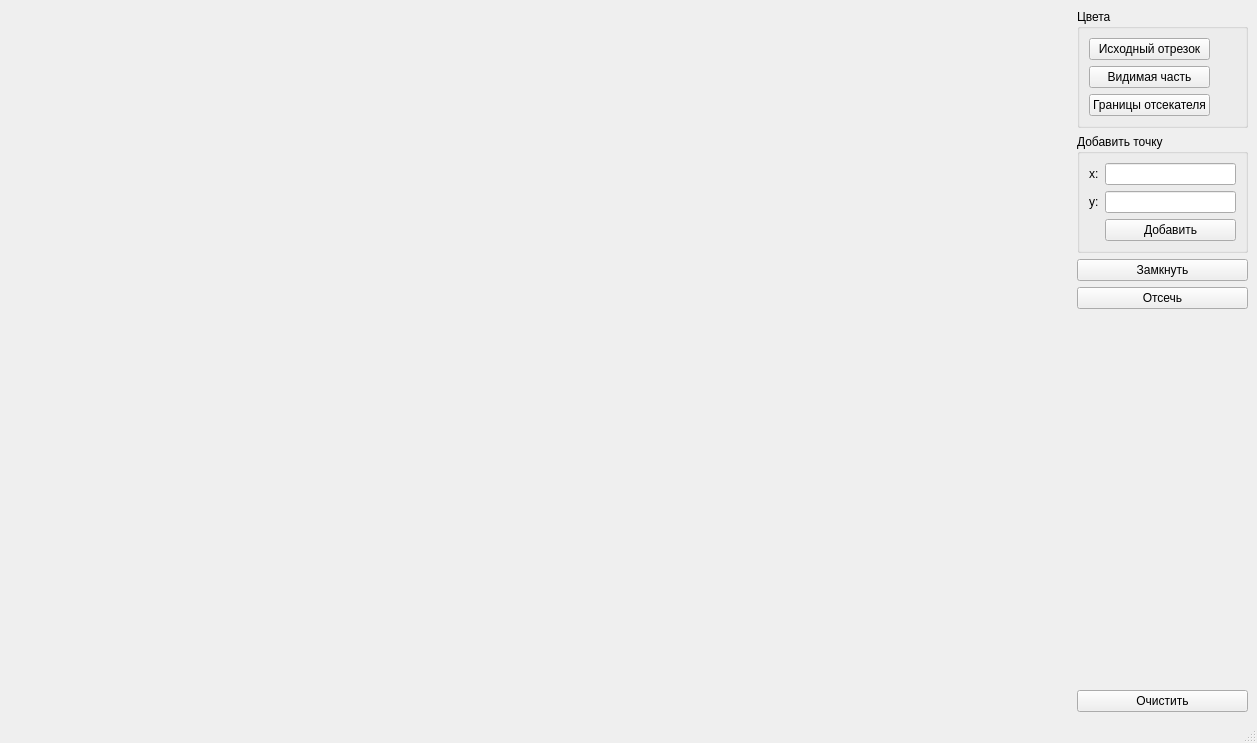
<?xml version="1.0" encoding="UTF-8"?>
<ui version="4.0">
 <class>MainWindow</class>
 <widget class="QMainWindow" name="MainWindow">
  <property name="geometry">
   <rect>
    <x>0</x>
    <y>0</y>
    <width>1257</width>
    <height>743</height>
   </rect>
  </property>
  <property name="windowTitle">
   <string>MainWindow</string>
  </property>
  <widget class="QWidget" name="centralwidget">
   <layout class="QHBoxLayout" name="horizontalLayout">
    <item>
     <widget class="canvas" name="field" native="true">
      <property name="sizePolicy">
       <sizepolicy hsizetype="Preferred" vsizetype="Preferred">
        <horstretch>1</horstretch>
        <verstretch>0</verstretch>
       </sizepolicy>
      </property>
      <property name="sizeIncrement">
       <size>
        <width>0</width>
        <height>0</height>
       </size>
      </property>
     </widget>
    </item>
    <item>
     <layout class="QVBoxLayout" name="verticalLayout">
      <item>
       <widget class="QGroupBox" name="groupBox">
        <property name="title">
         <string>Цвета</string>
        </property>
        <layout class="QGridLayout" name="gridLayout">
         <item row="1" column="1">
          <widget class="color_view" name="vis_part_col" native="true">
           <property name="minimumSize">
            <size>
             <width>20</width>
             <height>0</height>
            </size>
           </property>
          </widget>
         </item>
         <item row="1" column="0">
          <widget class="QPushButton" name="vis_part_col_btn">
           <property name="text">
            <string>Видимая часть</string>
           </property>
          </widget>
         </item>
         <item row="0" column="1">
          <widget class="color_view" name="seg_col" native="true">
           <property name="minimumSize">
            <size>
             <width>20</width>
             <height>0</height>
            </size>
           </property>
          </widget>
         </item>
         <item row="2" column="1">
          <widget class="color_view" name="cut_col" native="true">
           <property name="minimumSize">
            <size>
             <width>20</width>
             <height>0</height>
            </size>
           </property>
          </widget>
         </item>
         <item row="0" column="0">
          <widget class="QPushButton" name="seg_col_btn">
           <property name="text">
            <string>Исходный отрезок</string>
           </property>
          </widget>
         </item>
         <item row="2" column="0">
          <widget class="QPushButton" name="cut_col_btn">
           <property name="text">
            <string>Границы отсекателя</string>
           </property>
          </widget>
         </item>
        </layout>
       </widget>
      </item>
      <item>
       <widget class="QGroupBox" name="groupBox_2">
        <property name="title">
         <string>Добавить точку</string>
        </property>
        <layout class="QGridLayout" name="gridLayout_3">
         <item row="0" column="1">
          <widget class="QLineEdit" name="x_input"/>
         </item>
         <item row="0" column="0">
          <widget class="QLabel" name="label">
           <property name="text">
            <string>x:</string>
           </property>
          </widget>
         </item>
         <item row="1" column="0">
          <widget class="QLabel" name="label_2">
           <property name="text">
            <string>y:</string>
           </property>
          </widget>
         </item>
         <item row="1" column="1">
          <widget class="QLineEdit" name="y_input"/>
         </item>
         <item row="2" column="1">
          <widget class="QPushButton" name="pushButton_4">
           <property name="text">
            <string>Добавить</string>
           </property>
          </widget>
         </item>
        </layout>
       </widget>
      </item>
      <item>
       <widget class="QPushButton" name="pushButton_3">
        <property name="text">
         <string>Замкнуть</string>
        </property>
       </widget>
      </item>
      <item>
       <widget class="QPushButton" name="pushButton">
        <property name="text">
         <string>Отсечь</string>
        </property>
       </widget>
      </item>
      <item>
       <spacer name="verticalSpacer">
        <property name="orientation">
         <enum>Qt::Vertical</enum>
        </property>
        <property name="sizeHint" stdset="0">
         <size>
          <width>20</width>
          <height>40</height>
         </size>
        </property>
       </spacer>
      </item>
      <item>
       <widget class="QPushButton" name="pushButton_2">
        <property name="text">
         <string>Очистить</string>
        </property>
       </widget>
      </item>
     </layout>
    </item>
   </layout>
  </widget>
  <widget class="QMenuBar" name="menubar">
   <property name="geometry">
    <rect>
     <x>0</x>
     <y>0</y>
     <width>1257</width>
     <height>22</height>
    </rect>
   </property>
  </widget>
  <widget class="QStatusBar" name="statusbar"/>
 </widget>
 <customwidgets>
  <customwidget>
   <class>canvas</class>
   <extends>QWidget</extends>
   <header>canvas.h</header>
   <container>1</container>
  </customwidget>
  <customwidget>
   <class>color_view</class>
   <extends>QWidget</extends>
   <header>color_view.h</header>
   <container>1</container>
  </customwidget>
 </customwidgets>
 <resources/>
 <connections/>
</ui>
